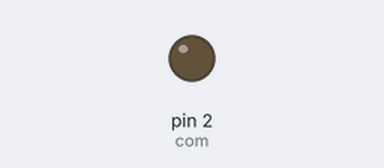
Recording of a sketch running on a simulated Arduino Mega 2560, built with avr-gcc and run on an emulated ATmega2560. Shown: output pins drawn as LEDs (lit = HIGH). Random numbers use the default seed unless the sketch sets one; the modem accepts every AT command (registered, SIM ready, sends succeed) and sends nothing else.

Above: at 0.1 s.
At 1.1 s:
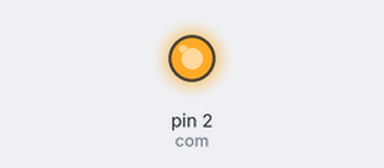
Timing chart, 0 to 2.6 s (numbered marks = the images above):
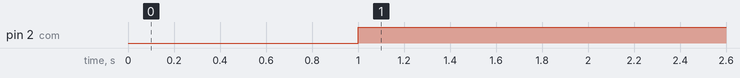

The sketch:

tests.ino
```cpp
#define com 2

void setup()
{
  Serial1.begin(1000000);

  Serial.begin(9600);
  pinMode(com, OUTPUT);

  delay(1000);


}

void loop()
{

  //setDefID(1, 4);

  digitalWrite(com, HIGH);

  AXLED(1, false);


  delay(500);

  AXLED(1, true);

  delay(500);

  //goTo(4, 512);
  setSpeed(3, 100);
  setSpeed(2, 100);
  setSpeed(4, 100);
  setSpeed(1, 200);
  goTo(4, random(200, 800)); // 180-860
  delay(5);
  goTo(3, random(200, 800));  //180-840
  delay(5);
  goTo(2, random(500, 700));  //This is mounted 90º off (clockwise looking from the top.) 480-800
  delay(5);
  goTo(1, random(300, 800));  //0-1024
  /*
  setSpeed(1, 1023);

  CCWCompMargin(1, 50);
  CWCompMargin(1, 0);

  //CWCompSlope(1, 10);
  //CCWCompSlope(1, 250);

  //goTo(2, random(300, 800));

  torqueLimit(1, 1000);
  */


}
```

AXControl.ino
```cpp
#define start 0xFF
#define testPin2 A1
//#define ID 0x01
#define wrt 0x03


#define sendData(args)  (Serial1.write(args))    // Write Over Serial


void AXLED(unsigned char ID, boolean Status)
{
  unsigned char cs = ~(ID + 0x04 + wrt + Status + 25);

  sendData(start);
  sendData(start);
  sendData(ID);
  sendData(0x04);  //Length
  sendData(wrt);
  sendData(25);    //LED address
  sendData(Status);
  sendData(cs);

  return;
}

//setTorque

void Torque(unsigned char ID, boolean Status)
{
  unsigned char address = 24;

  unsigned char cs = ~(ID + 0x04 + wrt + Status + address);

  sendData(start);
  sendData(start);
  sendData(ID);
  sendData(0x04);  //Length
  sendData(wrt);
  sendData(address);
  sendData(Status);
  sendData(cs);

  return;
}


//DynamixelClass::setCMargin(unsigned char ID, unsigned char CWCMargin, unsigned char CCWCMargin)

//Valid margins between 0 and 254
void CWCompMargin(unsigned char ID, int margin)
{
  unsigned char address = 26;

  unsigned char cs = ~(ID + 0x04 + wrt + margin + address);

  sendData(start);
  sendData(start);
  sendData(ID);
  sendData(0x04);  //Length
  sendData(wrt);
  sendData(address);
  sendData(margin);
  sendData(cs);

  return;
}

//DynamixelClass::setCMargin(unsigned char ID, unsigned char CWCMargin, unsigned char CCWCMargin)

//Valid margins between 0 and 254
void CCWCompMargin(unsigned char ID, int margin)
{
  unsigned char address = 27;

  unsigned char cs = ~(ID + 0x04 + wrt + margin + address);

  sendData(start);
  sendData(start);
  sendData(ID);
  sendData(0x04);  //Length
  sendData(wrt);
  sendData(address);
  sendData(margin);
  sendData(cs);

  return;
}

//int DynamixelClass::setCSlope(unsigned char ID, unsigned char CWCSlope, unsigned char CCWCSlope)

//Valid slopes between 0 and 254
void CWCompSlope(unsigned char ID, int slope)
{
  unsigned char address = 28;

  unsigned char cs = ~(ID + 0x04 + wrt + slope + address);

  sendData(start);
  sendData(start);
  sendData(ID);
  sendData(0x04);  //Length
  sendData(wrt);
  sendData(address);
  sendData(slope);
  sendData(cs);

  return;
}

//int DynamixelClass::setCSlope(unsigned char ID, unsigned char CWCSlope, unsigned char CCWCSlope)

//Valid slopes between 0 and 254
void CCWCompSlope(unsigned char ID, int slope)
{
  unsigned char address = 29;

  unsigned char cs = ~(ID + 0x04 + wrt + slope + address);

  sendData(start);
  sendData(start);
  sendData(ID);
  sendData(0x04);  //Length
  sendData(wrt);
  sendData(address);
  sendData(slope);
  sendData(cs);

  return;
}

//Tells the servo to go to the specified location.
//move()

void goTo(unsigned char ID, int location)
{
  unsigned char address = 30;

  unsigned char lower = location & 0xFF;

  unsigned char upper = (location >> 8) & 0xFF;

  unsigned char cs = ~(ID + 0x05 + wrt + lower + upper + address) & 0xFF;

  sendData(start);
  sendData(start);
  sendData(ID);
  sendData(0x05);  //Length
  sendData(wrt);
  sendData(address);
  sendData(lower);
  sendData(upper);
  sendData(cs);

}

void torqueLimit(unsigned char ID, int limit)
{
  unsigned char address = 34;

  unsigned char lower = limit & 0xFF;

  unsigned char upper = (limit >> 8) & 0xFF;

  unsigned char cs = ~(ID + 0x05 + wrt + lower + upper + address) & 0xFF;

  sendData(start);
  sendData(start);
  sendData(ID);
  sendData(0x05);  //Length
  sendData(wrt);
  sendData(address);
  sendData(lower);
  sendData(upper);
  sendData(cs);

}

void setSpeed(unsigned char ID, int limit)
{
  unsigned char address = 32;

  unsigned char lower = limit & 0xFF;

  unsigned char upper = (limit >> 8) & 0xFF;

  unsigned char cs = ~(ID + 0x05 + wrt + lower + upper + address) & 0xFF;

  sendData(start);
  sendData(start);
  sendData(ID);
  sendData(0x05);  //Length
  sendData(wrt);
  sendData(address);
  sendData(lower);
  sendData(upper);
  sendData(cs);

}

//value between 0 and 1023
void setPunch(unsigned char ID, int punch)
{
  unsigned char address = 32;

  unsigned char lower = punch & 0xFF;

  unsigned char upper = (punch >> 8) & 0xFF;

  unsigned char cs = ~(ID + 0x05 + wrt + lower + upper + address) & 0xFF;

  sendData(start);
  sendData(start);
  sendData(ID);
  sendData(0x05);  //Length
  sendData(wrt);
  sendData(address);
  sendData(lower);
  sendData(upper);
  sendData(cs);

}
```

AXSetDefaults.ino
```cpp
#define start 0xFF
#define wrt 0x03

#define sendData(args)  (Serial1.write(args))    // Write Over Serial


//Baud rate = 2000000/(baud + 1)
void setDefBaud(unsigned char ID, int baud)
{
  unsigned char address = 4;
  unsigned char cs = ~(ID + 0x04 + wrt + baud + address);

  sendData(start);
  sendData(start);
  sendData(ID);
  sendData(0x04);  //Length
  sendData(wrt);
  sendData(address);
  sendData(baud);
  sendData(cs);

  return;
}

void setDefID(unsigned char ID, unsigned char newID)
{
  unsigned char address = 3;
  unsigned char length = 4;
  unsigned char cs = ~(ID + length + wrt + newID + address);

  sendData(start);
  sendData(start);
  sendData(ID);
  sendData(length);  //Length
  sendData(wrt);
  sendData(address);
  sendData(newID);
  sendData(cs);

  return;
}

//delay time = 2uSec * delayT
void setReturnDelay(unsigned char ID, int delayT)
{
  unsigned char address = 5;
  unsigned char cs = ~(ID + 0x04 + wrt + delayT + address);

  sendData(start);
  sendData(start);
  sendData(ID);
  sendData(0x04);  //Length
  sendData(wrt);
  sendData(address);
  sendData(delayT);
  sendData(cs);

  return;
}

void setCWLimit(unsigned char ID, int limit)
{
  unsigned char address = 6;

  unsigned char lower = limit & 0xFF;

  unsigned char upper = (limit >> 8) & 0xFF;

  unsigned char cs = ~(ID + 0x05 + wrt + lower + upper + address) & 0xFF;

  sendData(start);
  sendData(start);
  sendData(ID);
  sendData(0x05);  //Length
  sendData(wrt);
  sendData(address);
  sendData(lower);
  sendData(upper);
  sendData(cs);

}


void setCCWLimit(unsigned char ID, int limit)
{
  unsigned char address = 8;

  unsigned char lower = limit & 0xFF;

  unsigned char upper = (limit >> 8) & 0xFF;

  unsigned char cs = ~(ID + 0x05 + wrt + lower + upper + address) & 0xFF;

  sendData(start);
  sendData(start);
  sendData(ID);
  sendData(0x05);  //Length
  sendData(wrt);
  sendData(address);
  sendData(lower);
  sendData(upper);
  sendData(cs);

}

//Degrees C.
void setTempLimit(unsigned char ID, int tempLimit)
{
  unsigned char address = 11;
  unsigned char cs = ~(ID + 0x04 + wrt + tempLimit + address);

  sendData(start);
  sendData(start);
  sendData(ID);
  sendData(0x04);  //Length
  sendData(wrt);
  sendData(address);
  sendData(tempLimit);
  sendData(cs);

  return;
}

void setMinVoltage(unsigned char ID, int minVoltage)
{
  unsigned char address = 12;
  unsigned char cs = ~(ID + 0x04 + wrt + minVoltage + address);

  sendData(start);
  sendData(start);
  sendData(ID);
  sendData(0x04);  //Length
  sendData(wrt);
  sendData(address);
  sendData(minVoltage);
  sendData(cs);

  return;
}

void setMaxVoltage(unsigned char ID, int maxVoltage)
{
  unsigned char address = 13;
  unsigned char cs = ~(ID + 0x04 + wrt + maxVoltage + address);

  sendData(start);
  sendData(start);
  sendData(ID);
  sendData(0x04);  //Length
  sendData(wrt);
  sendData(address);
  sendData(maxVoltage);
  sendData(cs);

  return;
}

void setMaxTorque(unsigned char ID, int limit)
{
  unsigned char address = 14;

  unsigned char lower = limit & 0xFF;

  unsigned char upper = (limit >> 8) & 0xFF;

  unsigned char cs = ~(ID + 0x05 + wrt + lower + upper + address) & 0xFF;

  sendData(start);
  sendData(start);
  sendData(ID);
  sendData(0x05);  //Length
  sendData(wrt);
  sendData(address);
  sendData(lower);
  sendData(upper);
  sendData(cs);

}

void setStatusReturn(unsigned char ID, int returnT)
{
  unsigned char address = 13;
  unsigned char cs = ~(ID + 0x04 + wrt + returnT + address);

  sendData(start);
  sendData(start);
  sendData(ID);
  sendData(0x04);  //Length
  sendData(wrt);
  sendData(address);
  sendData(returnT);
  sendData(cs);

  return;
}

//Set bit should be 1, 2, 3, etc.
//Bit 0: Voltage error, 1: angle limit, 2: overheat, 3: range, 4: checksum, 5: overload
//6: instruction
//This only allows one error to be set at a time.
void setLEDAlarm(unsigned char ID, int SetBit)
{
  unsigned char address = 17;

  unsigned char cs = ~(ID + 0x04 + wrt + (0x01 << SetBit) + address);

  sendData(start);
  sendData(start);
  sendData(ID);
  sendData(0x04);  //Length
  sendData(wrt);
  sendData(address);
  sendData(0x01 << SetBit);
  sendData(cs);

  return;
}

//Set bit should be a hex number corresponding to the bits to be set. EG 0x01 for voltage.
//Bit 0: Voltage error, 1: angle limit, 2: overheat, 3: range, 4: checksum, 5: overload
//6: instruction
//This only allows one error to be set at a time.
void setLEDAlarm(unsigned char ID, unsigned char SetBit)
{
  unsigned char address = 18;

  unsigned char cs = ~(ID + 0x04 + wrt + SetBit + address);

  sendData(start);
  sendData(start);
  sendData(ID);
  sendData(0x04);  //Length
  sendData(wrt);
  sendData(address);
  sendData(SetBit);
  sendData(cs);

  return;
}
```

AXStatus.ino
```cpp
#define start 0xFF
#define rd 0x04
#define com 2

#define sendData(args)  (Serial1.write(args))    // Write Over Serial

void readGoalPos(unsigned char ID)
{
  unsigned char address = 30;
  unsigned char readLength = 2;

  unsigned char cs = ~(ID + 0x04 + wrt + readLength + address) & 0xFF;

  sendData(start);
  sendData(start);
  sendData(ID);
  sendData(0x04);  //Length
  sendData(rd);
  sendData(address);
  sendData(readLength);
  sendData(cs);

}

void readCurrentPos(unsigned char ID)
{
  unsigned char address = 36;
  unsigned char readLength = 2;

  unsigned char cs = ~(ID + 0x04 + wrt + readLength + address) & 0xFF;

  sendData(start);
  sendData(start);
  sendData(ID);
  sendData(0x04);  //Length
  sendData(rd);
  sendData(address);
  sendData(readLength);
  sendData(cs);

}

void readCurrentLoad(unsigned char ID)
{
  unsigned char address = 40;
  unsigned char readLength = 2;

  unsigned char cs = ~(ID + 0x04 + wrt + readLength + address) & 0xFF;

  sendData(start);
  sendData(start);
  sendData(ID);
  sendData(0x04);  //Length
  sendData(rd);
  sendData(address);
  sendData(readLength);
  sendData(cs);


  digitalWrite(2, LOW);
  while(!Serial1.available())
  {}

  while(Serial1.available())
  {


  }

}
```

Measured:
- by itself, pin 2 (com): LOW → HIGH at 1.0 s
